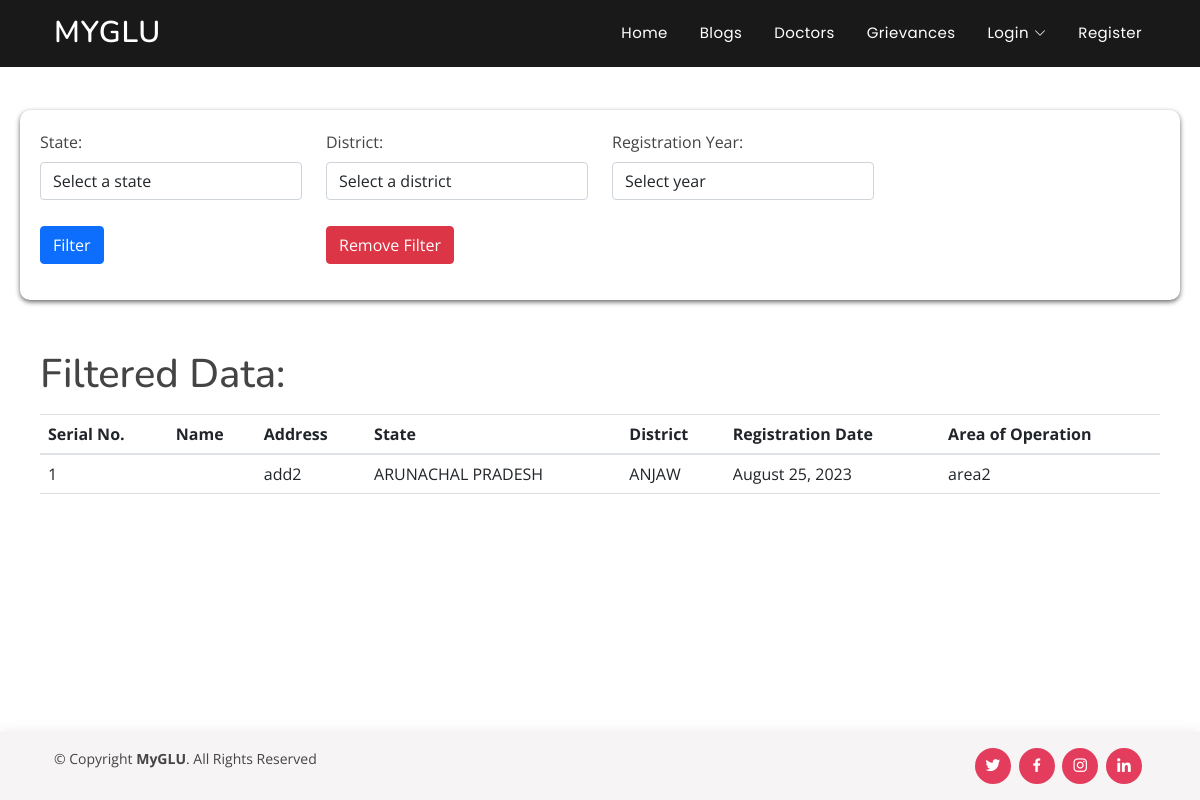
The app's page /info/, older data.
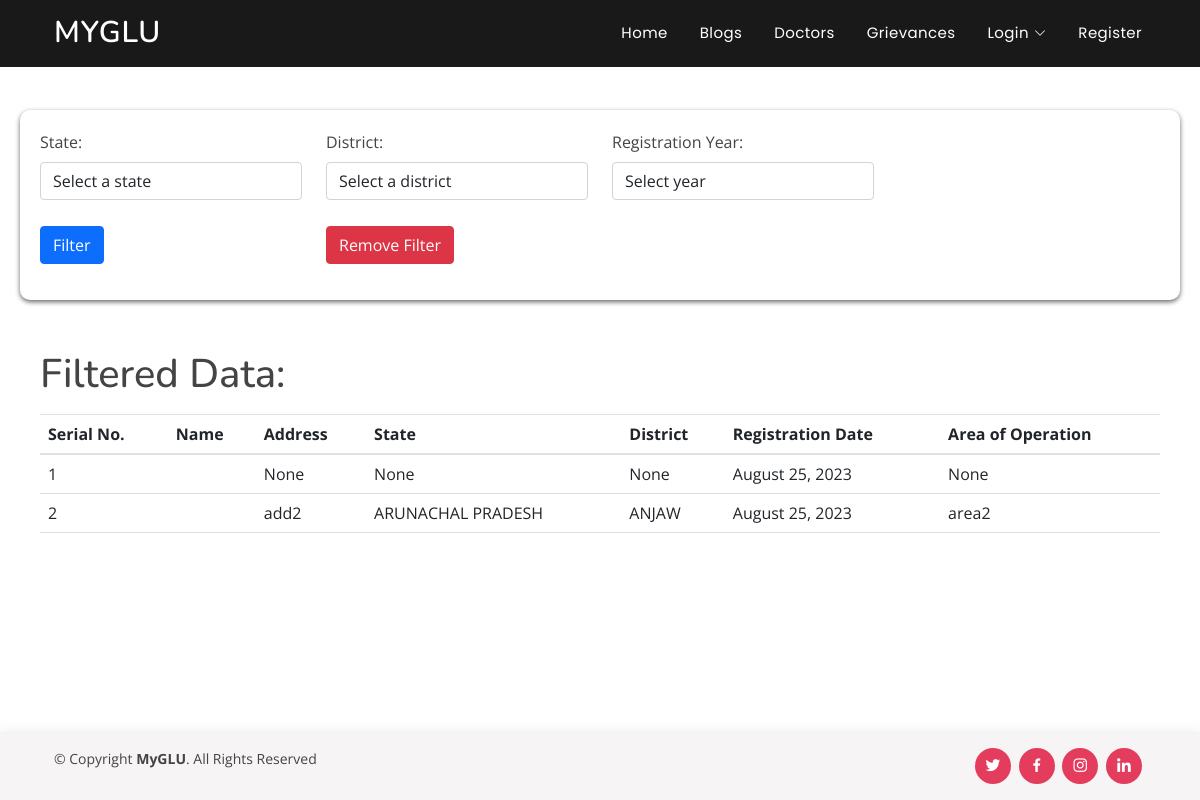
The same page, newer data.
### user/models.py (models this page shows, shortened)
class Profile(AbstractBaseUser):
    username = models.CharField(max_length=200, null=False, blank=False,unique=True)
    email = models.EmailField(max_length=100,unique=True)
    phone = PhoneNumberField(null=True, blank=True)
    last_login = models.DateTimeField(verbose_name='last login', auto_now=True)
    is_admin = models.BooleanField(default=False)
    is_active = models.BooleanField(default=True)
    is_staff = models.BooleanField(default=False)
    is_superuser = models.BooleanField(default=False)
    date_joined = models.DateTimeField(verbose_name='date joined', auto_now_add=True)
    registered_address = models.CharField(max_length=200, null=True, blank=True)
    area_of_operation = models.CharField(max_length=200, null=True, blank=True)
    license_no = models.CharField(max_length=10, null=True, blank=True)
    designation = models.CharField(max_length=100, null=True, blank=True)
    is_paid = models.BooleanField(default=False)
    service_tax_no = models.CharField(max_length=20, null=True, blank=True)
    state = models.CharField(max_length=40, null=True, blank=True)
    district = models.CharField(max_length=40, null=True, blank=True)
    is_validated = models.BooleanField(default=False)
    is_doctor = models.BooleanField(default=False)
    who = models.IntegerField(default=0)
    hospital = models.CharField(max_length=100, null=True, blank=True)
    name = models.CharField(max_length=100)
    is_registered = models.BooleanField(default=False)
    is_accepted = models.BooleanField(default=False)
    USERNAME_FIELD = 'username'
    objects = MyAccountManager()

### filter/views.py (the view)
# urls.py: path('info/', info, name='info'),
def info(request):
    states = Profile.objects.filter(is_doctor=True).values_list('state', flat=True).distinct()
    registration_years = Profile.objects.filter(is_doctor=True).dates('date_joined', 'year', order='DESC')
    if request.method == 'GET':
        state = request.GET.get('state', '')
        district = request.GET.get('district', '')
        registration_year = request.GET.get('registration_year', '')
        filtered_data = Profile.objects.filter(is_doctor=True)
        if state:
            filtered_data = filtered_data.filter(state=state)
        if district:
            filtered_data = filtered_data.filter(district=district)
        if registration_year:
            filtered_data = filtered_data.filter(date_joined__year=registration_year)
    else:
        filtered_data = Profile.objects.filter(is_doctor=True)  # Show all data when no filters are applied
    context = {
        'states': states,
        'registration_years': registration_years,
        'filter_data': filtered_data
    }
    return render(request, 'filter/info.html', context)

### filter/templates/filter/info.html (shortened to what this page needs)
{% extends "base.html" %}
{% load crispy_forms_tags %}
{% block content %}
<div class="container1">
    <div class="filter-section">
        <form method="GET" action="{% url 'info' %}">
            <div class="row custom-row">
                <div class="col-md-3 custom-row">
                    <div class="form-group">
                        <label for="state">State:</label>
                        <select name="state" id="state" class="form-control">
                            <option value="">Select a state</option>
                        </select>
                    </div>
                </div>
                <div class="col-md-3 custom-row">
                    <div class="form-group">
                        <label for="district">District:</label>
                        <select name="district" id="district" class="form-control">
                            <option value="">Select a district</option>
                        </select>
                    </div>
                </div>
                <div class="col-md-3 custom-row">
                    <div class="form-group">
                        <label for="registration-year">Registration Year:</label>
                        <select name="registration_year" id="registration-year" class="form-control">
                            <option value="">Select year</option>
                        </select>
                    </div>
                </div>
            </div>
            <div class="row custom-row">
                <div class="col-md-3 custom-row">
                    <button type="submit" class="btn btn-primary btn-remove-filter">Filter</button>
                </div>
                <div class="col-md-5 custom-row">
                    <button id="remove-filter" class="btn btn-danger btn-remove-filter">Remove Filter</button>
                </div>
            </div>
        </form>
    </div>
    <div class="table-section">
        <h1>Filtered Data:</h1>
        {% if filter_data %}
            <table class="table mt-3">
                <thead>
                    <tr>
                        <th>Serial No.</th>
                        <th>Name</th>
                        <th>Address</th>
                        <th>State</th>
                        <th>District</th>
                        <th>Registration Date</th>
                        <th>Area of Operation</th>
                    </tr>
                </thead>
                <tbody>
                    {% for entry in filter_data %}
                    <tr>
                        <td>{{ forloop.counter }}</td>
                        <td>{{ entry.startup_name }}</td>
                        <td>{{ entry.registered_address }}</td>
                        <td>{{ entry.state }}</td>
                        <td>{{ entry.district }}</td>
                        <td>{{ entry.date_joined|date:"F d, Y" }}</td>
                        <td>{{ entry.area_of_operation }}</td>
                    </tr>
                    {% endfor %}
                </tbody>
            </table>
        {% else %}
            <p>No data available.</p>
        {% endif %}
    </div>
</div>
{% endblock content %}

Row changes from the older to the newer data that the page shows:
now on this page (row edited): Profile: registered_address "None", state "None", district "None", date_joined "August 25, 2023", area_of_operation "None"
